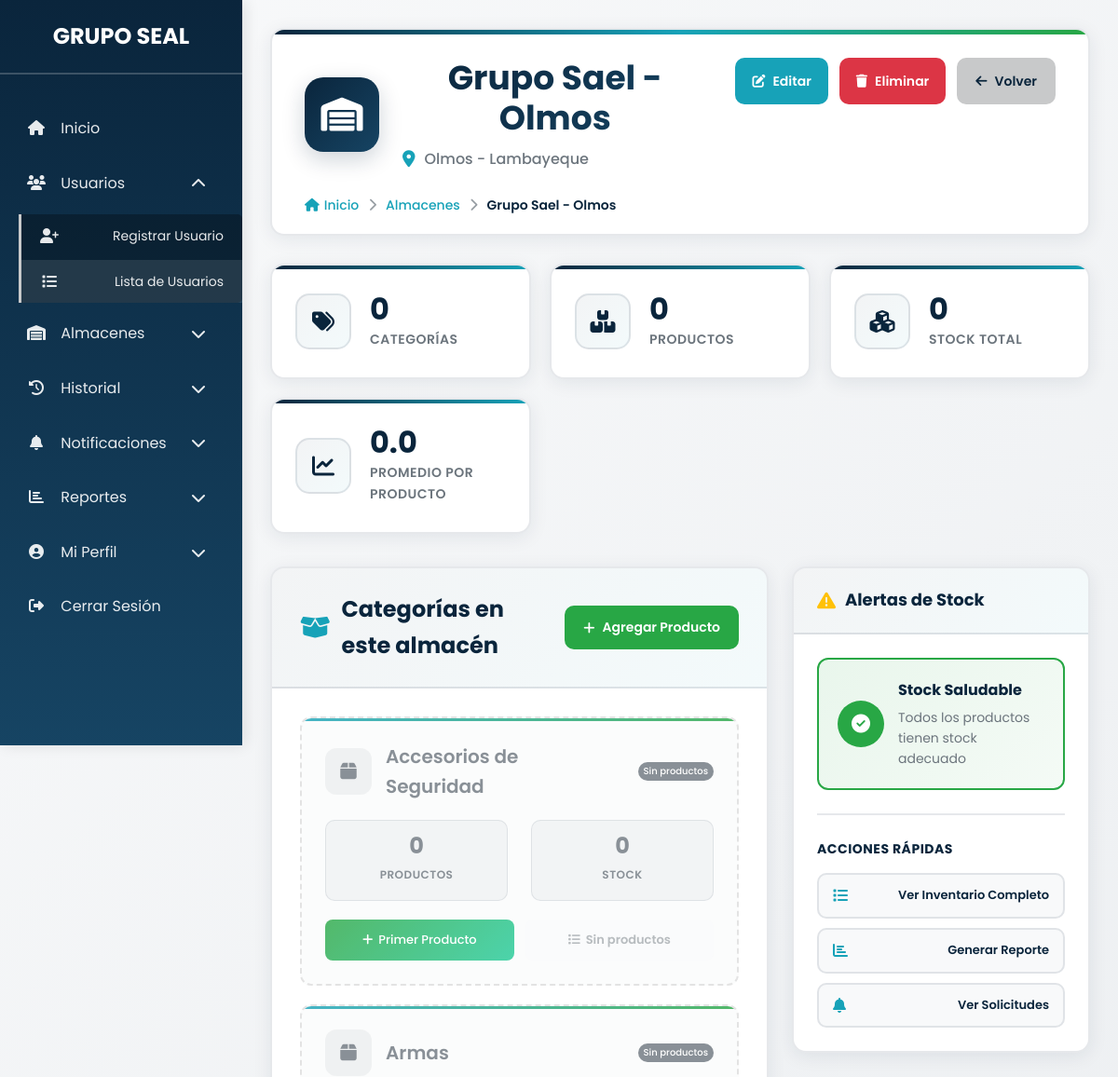
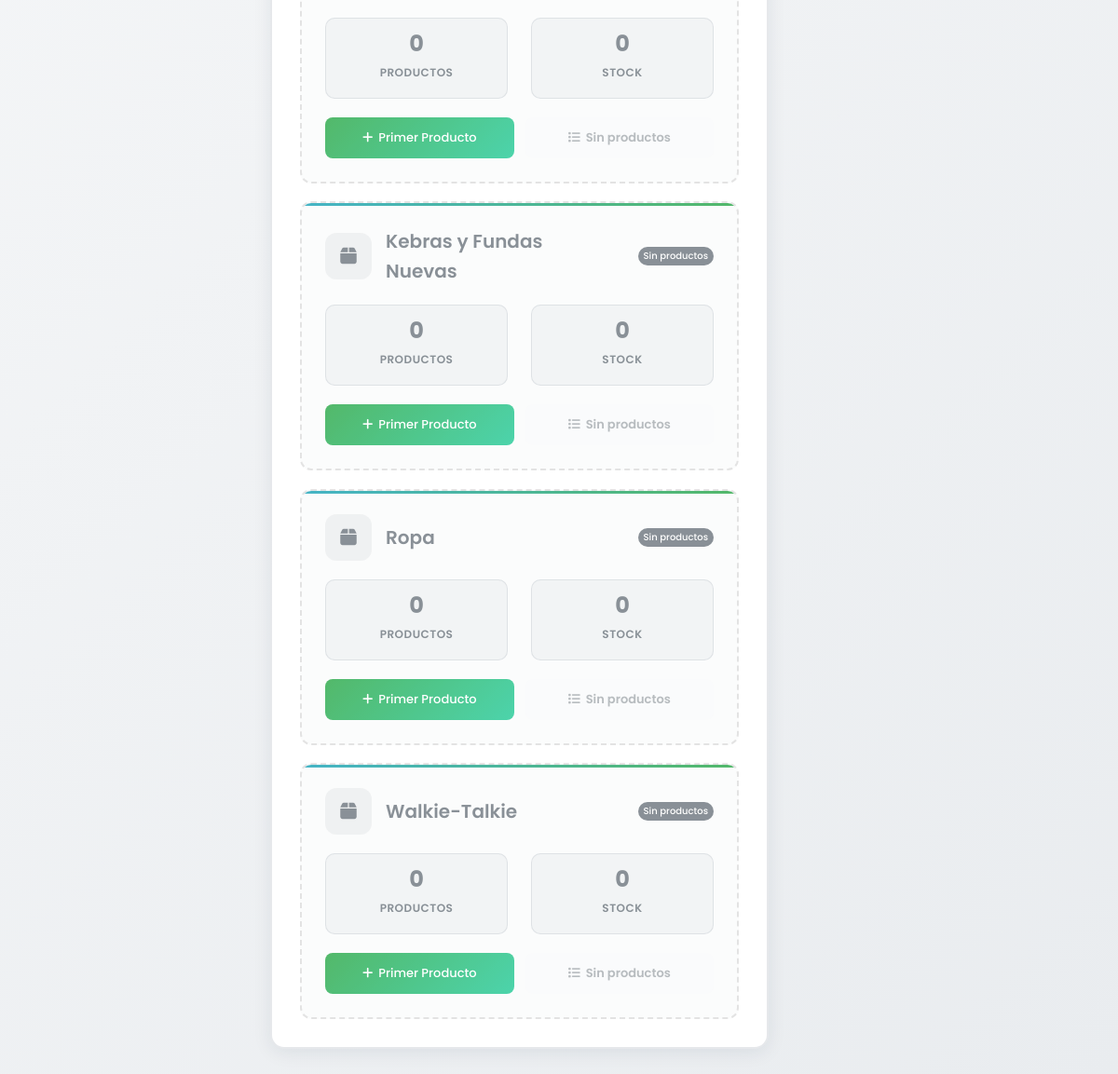
The app's page /almacenes/ver-almacen.php?id=4 (signed in), older data (2 pictures, top to bottom).
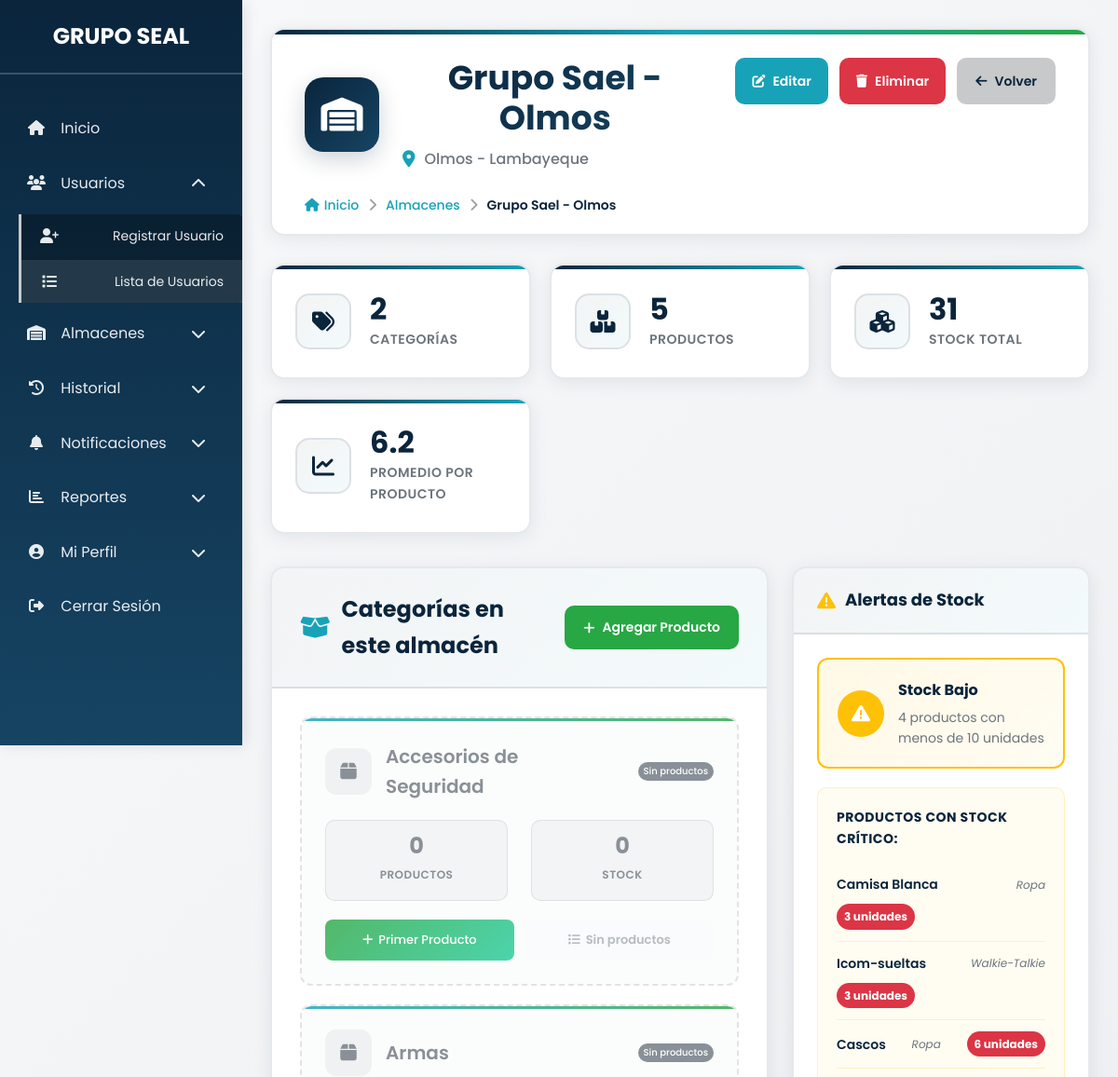
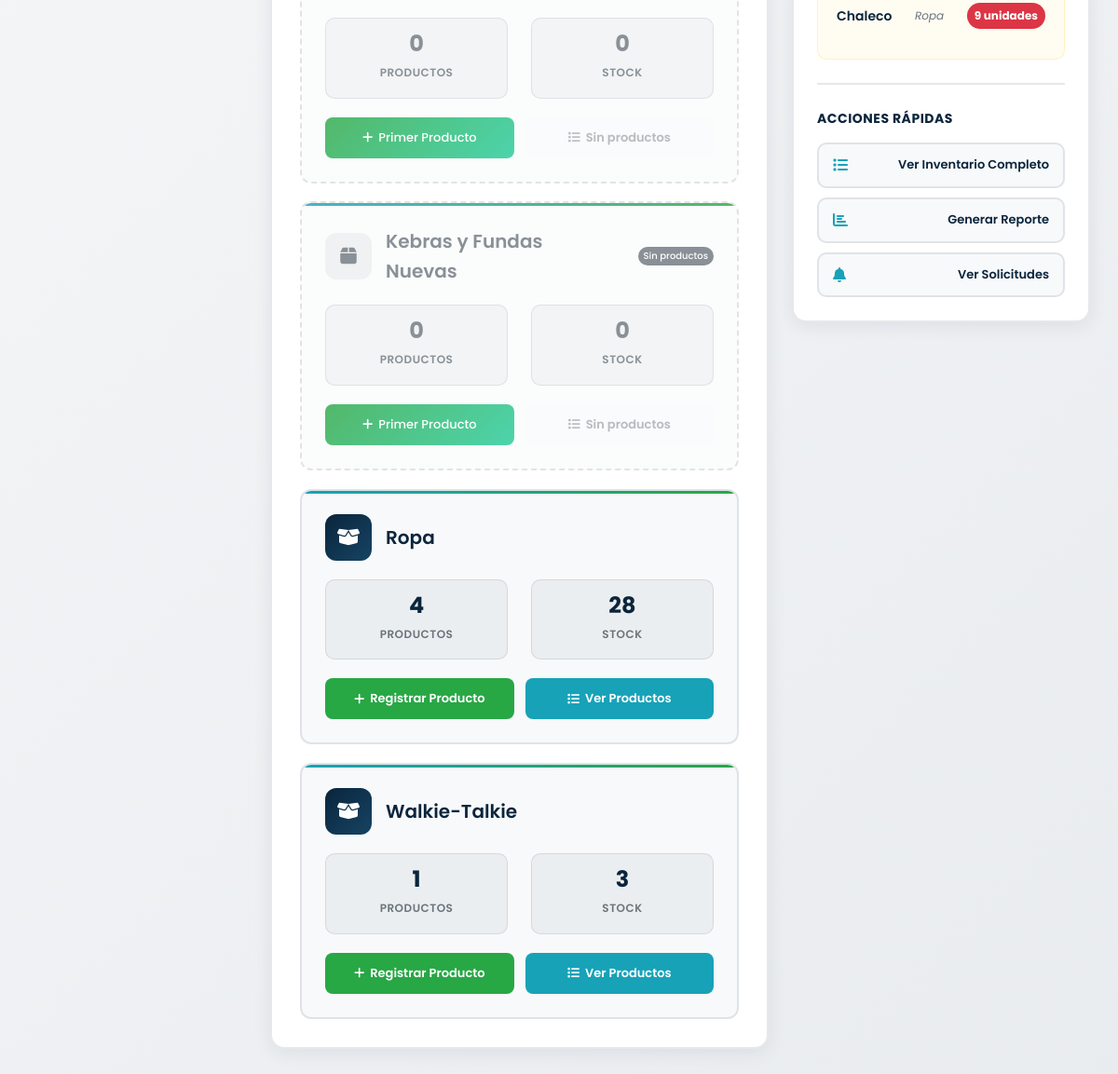
The same page, newer data (2 pictures, top to bottom).
### tables this page shows
CREATE TABLE `categorias` (
  `id` int(11) NOT NULL,
  `nombre` varchar(100) NOT NULL
);

CREATE TABLE `productos` (
  `id` int(11) NOT NULL,
  `categoria_id` int(11) NOT NULL,
  `almacen_id` int(11) NOT NULL,
  `nombre` varchar(100) NOT NULL,
  `descripcion` text DEFAULT NULL,
  `modelo` varchar(100) DEFAULT NULL,
  `color` varchar(50) DEFAULT NULL,
  `talla_dimensiones` varchar(50) DEFAULT NULL,
  `cantidad` int(11) NOT NULL DEFAULT 0,
  `unidad_medida` varchar(50) DEFAULT NULL,
  `estado` enum('Nuevo','Usado','Dañado') NOT NULL,
  `observaciones` text DEFAULT NULL
);

### almacenes/ver-almacen.php (the view, shortened to what the changed rows need)
<?php
$usuario_rol = isset($_SESSION["user_role"]) ? $_SESSION["user_role"] : "usuario";
require_once "../config/database.php";
$almacen_id = $_GET['id'];
$sql = "SELECT * FROM almacenes WHERE id = ?";
$stmt = $conn->prepare($sql);
$stmt->bind_param("i", $almacen_id);
$stmt->execute();
$result = $stmt->get_result();
$almacen = $result->fetch_assoc();
$sql_categorias = "SELECT c.id, c.nombre,
                   (SELECT COUNT(*) FROM productos p WHERE p.categoria_id = c.id AND p.almacen_id = ?) AS total_productos,
                   (SELECT COALESCE(SUM(p.cantidad), 0) FROM productos p WHERE p.categoria_id = c.id AND p.almacen_id = ?) AS total_stock
                   FROM categorias c
                   ORDER BY c.nombre";
$stmt_categorias = $conn->prepare($sql_categorias);
$stmt_categorias->bind_param("ii", $almacen_id, $almacen_id);
$stmt_categorias->execute();
$categorias = $stmt_categorias->get_result();
$sql_stats = "SELECT
    COUNT(DISTINCT p.categoria_id) as total_categorias,
    COUNT(p.id) as total_productos,
    COALESCE(SUM(p.cantidad), 0) as total_stock,
    COALESCE(AVG(p.cantidad), 0) as promedio_stock
    FROM productos p
    WHERE p.almacen_id = ?";
$stmt_stats = $conn->prepare($sql_stats);
$stmt_stats->bind_param("i", $almacen_id);
$stmt_stats->execute();
$stats = $stmt_stats->get_result()->fetch_assoc();
$sql_low_stock = "SELECT p.id, p.nombre, p.cantidad, c.nombre as categoria_nombre
                  FROM productos p
                  JOIN categorias c ON p.categoria_id = c.id
                  WHERE p.almacen_id = ? AND p.cantidad < 10
                  ORDER BY p.cantidad ASC, p.nombre ASC
                  LIMIT 10";
$stmt_low_stock = $conn->prepare($sql_low_stock);
$stmt_low_stock->bind_param("i", $almacen_id);
$stmt_low_stock->execute();
$productos_bajo_stock = $stmt_low_stock->get_result();
?>
<!DOCTYPE html>
<html lang="es">
<head>
    <link rel="stylesheet" href="https://cdnjs.cloudflare.com/ajax/libs/font-awesome/6.4.2/css/all.min.css">
    <link rel="stylesheet" href="../assets/css/listar-usuarios.css">
    <link rel="stylesheet" href="../assets/css/almacenes-ver.css">
</head>
<body data-almacen-id="<?php echo $almacen_id; ?>">
<nav class="sidebar" id="sidebar" role="navigation" aria-label="Menú principal">
    <h2>GRUPO SEAL</h2>
</nav>
<main class="content" id="main-content" role="main">
    <header class="warehouse-header">
        <div class="header-content">
            <div class="warehouse-info">
                <div class="warehouse-details">
                    <h1><?php echo htmlspecialchars($almacen['nombre']); ?></h1>
                </div>
            </div>
        </div>
    </header>
    <section class="warehouse-stats" aria-label="Estadísticas del almacén">
        <div class="stats-grid">
            <div class="stat-card">
                <div class="stat-content">
                    <div class="stat-value"><?php echo $stats['total_categorias']; ?></div>
                    <div class="stat-label">Categorías</div>
                </div>
            </div>
            <div class="stat-card">
                <div class="stat-content">
                    <div class="stat-value"><?php echo $stats['total_productos']; ?></div>
                    <div class="stat-label">Productos</div>
                </div>
            </div>
            <div class="stat-card">
                <div class="stat-content">
                    <div class="stat-value"><?php echo number_format($stats['total_stock']); ?></div>
                    <div class="stat-label">Stock Total</div>
                </div>
            </div>
            <div class="stat-card">
                <div class="stat-content">
                    <div class="stat-value"><?php echo number_format($stats['promedio_stock'], 1); ?></div>
                    <div class="stat-label">Promedio por Producto</div>
                </div>
            </div>
        </div>
    </section>
    <div class="main-content-grid">
        <section class="categories-section">
            <div class="section-header">
                <h2>
                    <i class="fas fa-box-open"></i>
                    Categorías en este almacén
                </h2>
            </div>
            <div class="categorias-container">
                <?php if ($categorias->num_rows > 0): ?>
                    <?php while ($categoria = $categorias->fetch_assoc()): ?>
                        <div class="categoria-card <?php echo ($categoria['total_productos'] == 0) ? 'categoria-empty' : ''; ?>" data-categoria-id="<?php echo $categoria['id']; ?>">
                            <div class="categoria-header">
                                <div class="categoria-icon">
                                    <?php if ($categoria['total_productos'] > 0): ?>
                                        <i class="fas fa-box-open"></i>
                                    <?php else: ?>
                                        <i class="fas fa-box"></i>
                                    <?php endif; ?>
                                </div>
                                <h3><?php echo htmlspecialchars($categoria['nombre']); ?></h3>
                                <?php if ($categoria['total_productos'] == 0): ?>
                                    <span class="empty-badge">Sin productos</span>
                                <?php endif; ?>
                            </div>
                            <div class="categoria-stats">
                                <div class="stat-item">
                                    <span class="stat-number"><?php echo $categoria['total_productos']; ?></span>
                                    <span class="stat-text">Productos</span>
                                </div>
                                <div class="stat-item">
                                    <span class="stat-number"><?php echo number_format($categoria['total_stock']); ?></span>
                                    <span class="stat-text">Stock</span>
                                </div>
                            </div>
                            <div class="categoria-actions">
                                <?php if ($usuario_rol == 'admin'): ?>
                                <button class="btn-categoria btn-registrar" onclick="location.href='../productos/registrar.php?almacen_id=<?php echo $almacen_id; ?>&categoria_id=<?php echo $categoria['id']; ?>'">
                                    <i class="fas fa-plus"></i>
                                    <?php echo ($categoria['total_productos'] == 0) ? 'Primer Producto' : 'Registrar Producto'; ?>
                                </button>
                                <?php endif; ?>
                                <?php if ($categoria['total_productos'] > 0): ?>
                                <button class="btn-categoria btn-lista" onclick="location.href='../productos/listar.php?almacen_id=<?php echo $almacen_id; ?>&categoria_id=<?php echo $categoria['id']; ?>'">
                                    <i class="fas fa-list"></i>
                                    Ver Productos
                                </button>
                                <?php else: ?>
                                <button class="btn-categoria btn-lista disabled" disabled>
                                    <i class="fas fa-list"></i>
                                    Sin productos
                                </button>
                                <?php endif; ?>
                            </div>
                        </div>
                    <?php endwhile; ?>
                <?php endif; ?>
            </div>
        </section>
        <aside class="alerts-panel">
            <div class="alerts-content">
                <?php if ($productos_bajo_stock->num_rows > 0): ?>
                    <div class="alert-item low-stock">
                        <div class="alert-icon">
                            <i class="fas fa-exclamation-triangle"></i>
                        </div>
                        <div class="alert-content">
                            <h4>Stock Bajo</h4>
                            <p><?php echo $productos_bajo_stock->num_rows; ?> productos con menos de 10 unidades</p>
                        </div>
                    </div>
                    <div class="low-stock-list">
                        <h5>Productos con stock crítico:</h5>
                        <ul>
                            <?php while ($producto_bajo = $productos_bajo_stock->fetch_assoc()): ?>
                            <li class="low-stock-item">
                                <span class="product-name"><?php echo htmlspecialchars($producto_bajo['nombre']); ?></span>
                                <span class="product-category"><?php echo htmlspecialchars($producto_bajo['categoria_nombre']); ?></span>
                                <span class="stock-level stock-critical"><?php echo $producto_bajo['cantidad']; ?> unidades</span>
                            </li>
                            <?php endwhile; ?>
                        </ul>
                    </div>
                <?php else: ?>
                    <div class="alert-item success">
                        <div class="alert-icon">
                            <i class="fas fa-check-circle"></i>
                        </div>
                        <div class="alert-content">
                            <h4>Stock Saludable</h4>
                            <p>Todos los productos tienen stock adecuado</p>
                        </div>
                    </div>
                <?php endif; ?>
            </div>
        </aside>
    </div>
</main>
</body>
</html>

Row changes from the older to the newer data that the page shows:
shown differently, row unchanged: categorias "Armas": id (not shown) → "4"
computed for categorias "Ropa": total_productos "0" → "4"; total_stock "0" → "28"; text "Sin productos Primer Producto Sin productos" → "Registrar Producto Ver Productos"
computed for categorias "Walkie-Talkie": total_productos "0" → "1"; total_stock "0" → "3"; text "Sin productos Primer Producto Sin productos" → "Registrar Producto Ver Productos"
added productos: nombre "Camisa Blanca", categoria.nombre "Ropa", cantidad "3"
added productos: nombre "Icom-sueltas", categoria.nombre "Walkie-Talkie", cantidad "3"
added productos: nombre "Cascos", categoria.nombre "Ropa", cantidad "6"
added productos: nombre "Chaleco", categoria.nombre "Ropa", cantidad "9"
Text that changed along with them:
$stats['total_categorias']: "0" → "2"
$stats['total_productos']: "0" → "5"
$stats['total_stock']: "0" → "31"
$stats['promedio_stock']: "0.0" → "6.2"
text no longer shown: "Stock Saludable Todos los productos tienen stock adecuado"
text now shown: "Stock Bajo productos con menos de 10 unidades PRODUCTOS CON STOCK CRÍTICO:"
